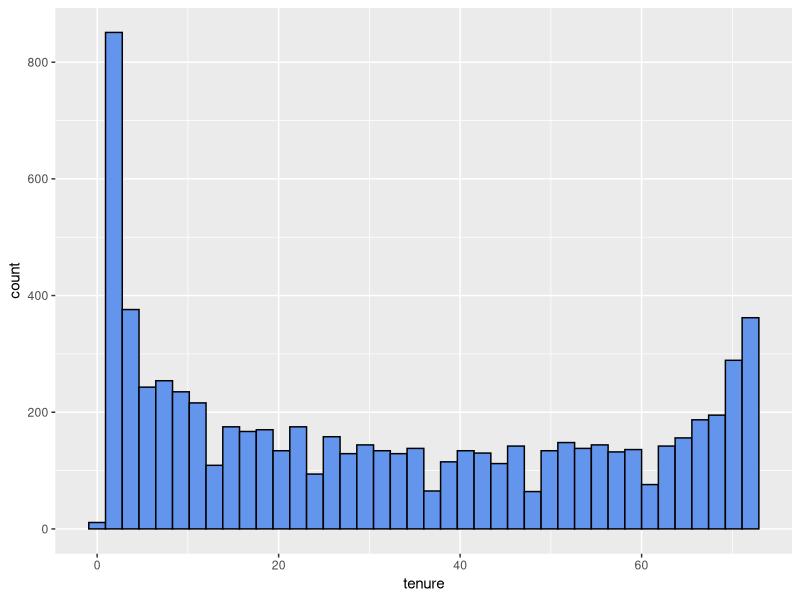
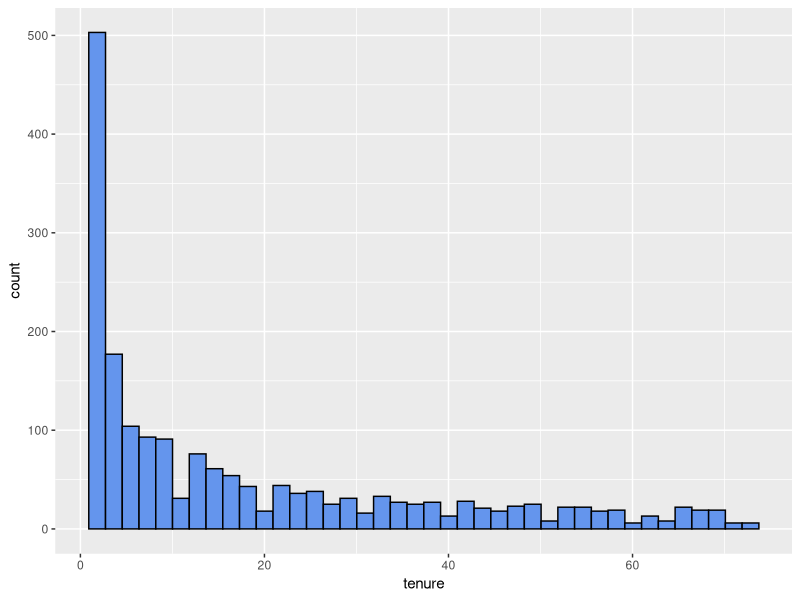
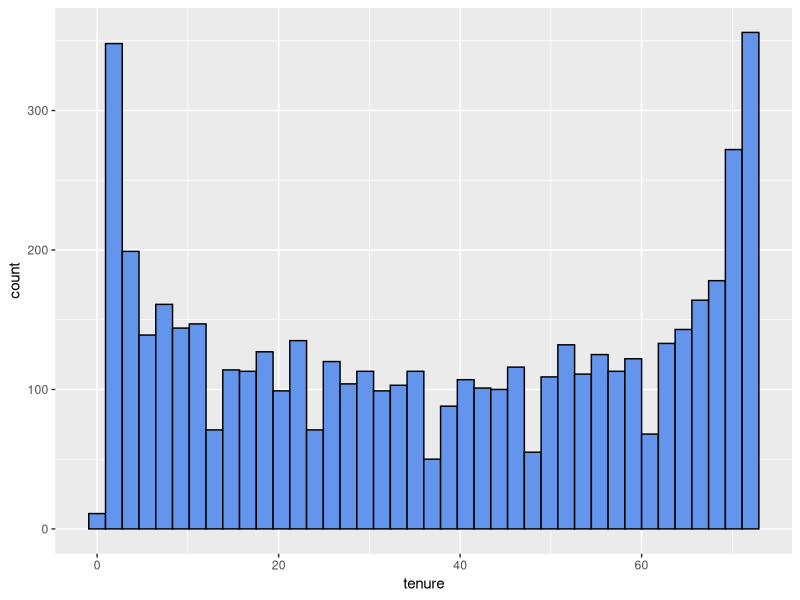
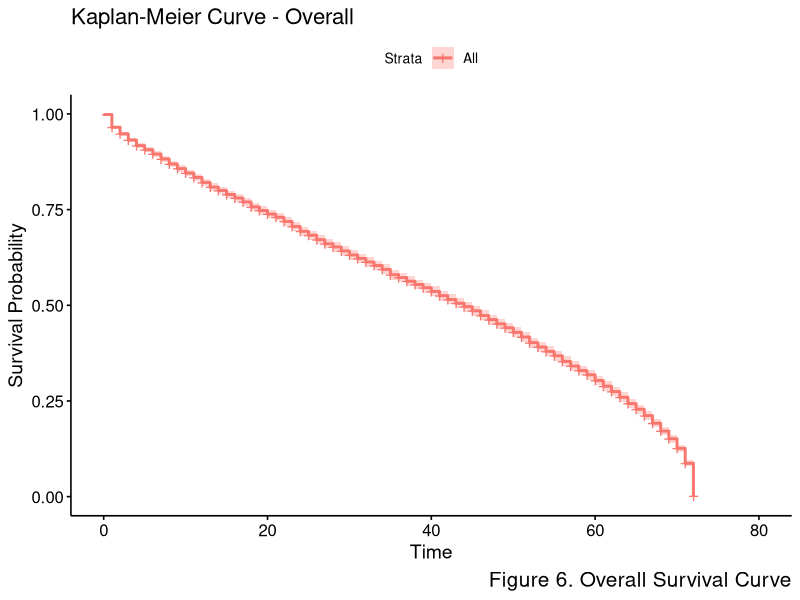
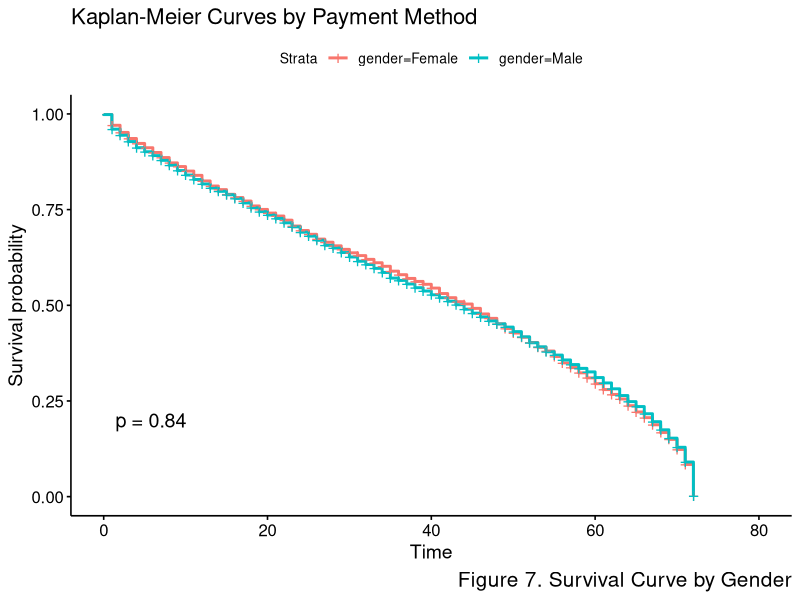
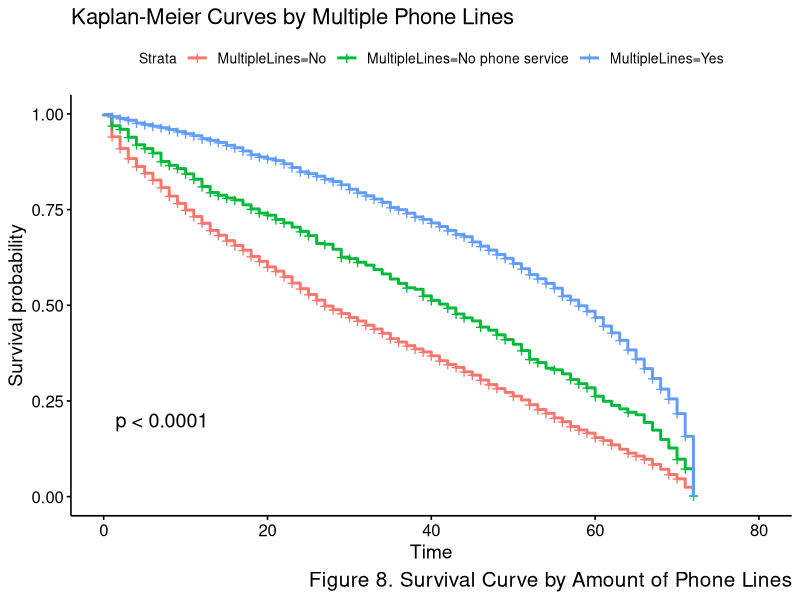
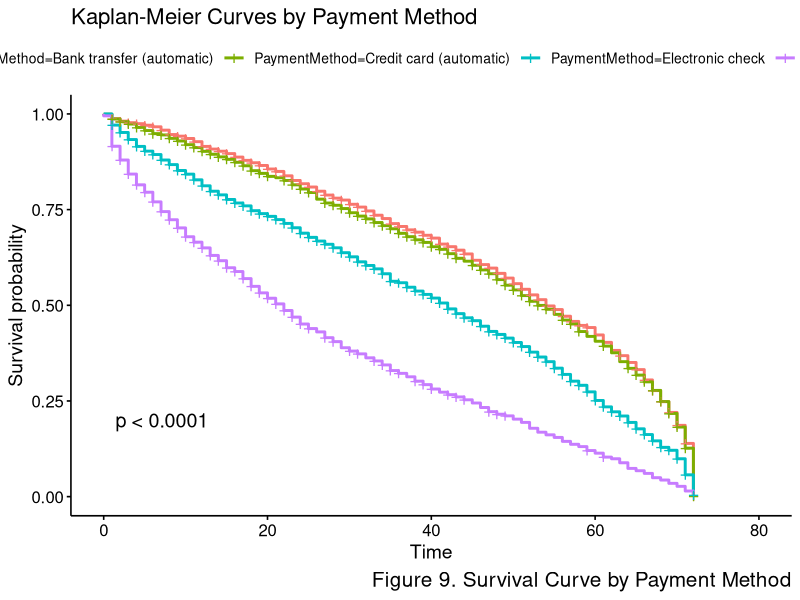
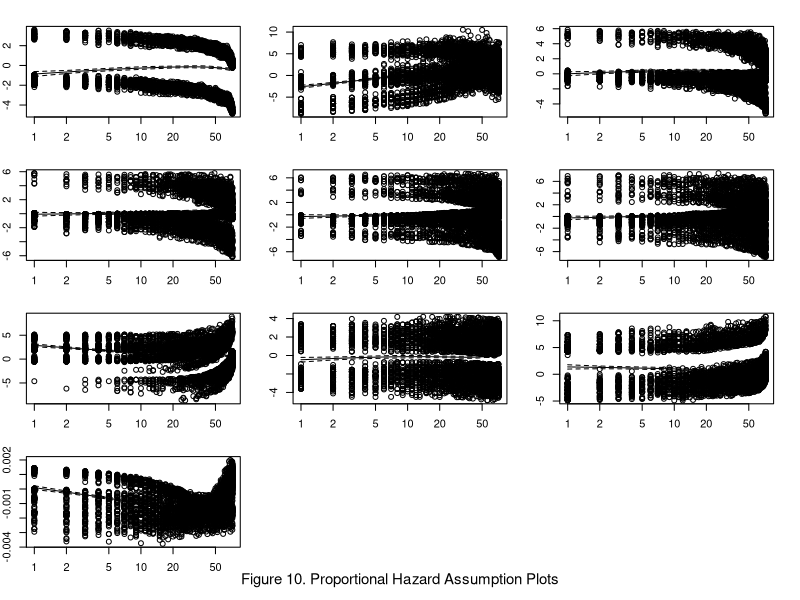

Reproduce these figures in R, in order.
## ---- chunk 1
#| label: library & data set up
#| include: false
#| message: false
#| warning: false

library(tidyverse)
library(here)
library(survival)
library(survminer)

tele <- read_csv(here("data", "Telco-Customer-Churn-Clean.csv"))
## ---- chunk 2
#| label: data exploration
#| include:  false

tele %>%
  ggplot(aes(x = tenure)) +
  geom_histogram(bins = 40, fill = "cornflowerblue", color = "black")
  

tele %>%
  filter(Churn == 0) %>%
  ggplot(aes(x = tenure)) +
  geom_histogram(bins = 40, fill = "cornflowerblue", color = "black")

tele %>%
  filter(Churn == 1) %>%
  ggplot(aes(x = tenure)) +
  geom_histogram(bins = 40, fill = "cornflowerblue", color = "black")
## ---- chunk 3
#| echo: false
km_fit_all <- survfit(Surv(tenure, Churn) ~ 1, data = tele)
ggsurvplot(km_fit_all, 
           data = tele,
           xlab = "Time", 
           ylab = "Survival Probability",
           title = "Kaplan-Meier Curve - Overall",
           caption = "Figure 6. Overall Survival Curve")
## ---- chunk 4
#| echo: false
km_fit_gender <- survfit(Surv(tenure, Churn) ~ gender, data = tele)

ggsurvplot(km_fit_gender, 
           data = tele,
           pval = TRUE,
           title = "Kaplan-Meier Curves by Payment Method",
           caption = "Figure 7. Survival Curve by Gender")
## ---- chunk 5
#| include: false

# the log-rank test
survdiff(Surv(tenure, Churn) ~ gender, data = tele, rho = 0)

print(km_fit_gender, print.rmean = TRUE)
## ---- chunk 6
#| echo: false
km_fit_lines <- survfit(Surv(tenure, Churn) ~ MultipleLines, data = tele)

ggsurvplot(km_fit_lines, 
           data = tele,
           pval = TRUE,
           title = "Kaplan-Meier Curves by Multiple Phone Lines",
           caption = "Figure 8. Survival Curve by Amount of Phone Lines")
## ---- chunk 7
#| include: false
### log-rank test
survdiff(Surv(tenure, Churn) ~ MultipleLines, data = tele, rho = 0)
print(km_fit_lines, print.rmean = TRUE)
## ---- chunk 8
#| echo: false
km_fit_payment <- survfit(Surv(tenure, Churn) ~ PaymentMethod, data = tele)

ggsurvplot(km_fit_payment, 
           data = tele,
           pval = TRUE,
           title = "Kaplan-Meier Curves by Payment Method",
           caption = "Figure 9. Survival Curve by Payment Method")
## ---- chunk 9
#| include: false
survdiff(Surv(tenure, Churn) ~ PaymentMethod, data = tele, rho = 0)

print(km_fit_payment, print.rmean = TRUE)
## ---- chunk 10
#| echo: false
cox_model_full <- coxph(Surv(tenure, Churn) ~ 
                        as.factor(gender) + as.factor(SeniorCitizen) + as.factor(Partner) +
                        as.factor(Dependents) + as.factor(PhoneService) + 
                        as.factor(MultipleLines) + as.factor(InternetService) + 
                        as.factor(OnlineSecurity) + as.factor(OnlineBackup)
                        + as.factor(DeviceProtection) + as.factor(TechSupport) + 
                        as.factor(StreamingTV) + as.factor(StreamingMovies) + 
                        as.factor(Contract) + as.factor(PaperlessBilling) + 
                        as.factor(PaymentMethod) + MonthlyCharges + TotalCharges,
                        data = tele)
anova(cox_model_full)
## ---- chunk 11
#| include: false
dev_resid <- residuals(cox_model_full, type = "deviance")
influential <- which(abs(dev_resid) > 3)
      
dev_resid[influential]


# score_resid <- residuals(cox_model_full, type = "score")
# which(abs(score_resid) > 3)
## ---- chunk 12
#| include: false
cox_model_full <- coxph(Surv(tenure, Churn) ~ 
                        as.factor(gender) + as.factor(SeniorCitizen) + as.factor(Partner) +
                        as.factor(Dependents) + as.factor(PhoneService) + 
                        as.factor(MultipleLines) + as.factor(InternetService) + 
                        as.factor(OnlineSecurity) + as.factor(OnlineBackup)
                        + as.factor(DeviceProtection) + as.factor(TechSupport) + 
                        as.factor(StreamingTV) + as.factor(StreamingMovies) + 
                        as.factor(Contract) + as.factor(PaperlessBilling) + 
                        as.factor(PaymentMethod) + MonthlyCharges + TotalCharges,
                        subset = -c(influential),
                        data = tele)
step_model <- step(cox_model_full, k = 2 ,direction = "both")
## ---- chunk 13
#| echo: false
anova(step_model)
## ---- chunk 14
#| include: false
FinalModel <- coxph(Surv(tenure, Churn) ~ 
                        as.factor(Partner) + as.factor(InternetService) + 
                        as.factor(OnlineSecurity) + as.factor(DeviceProtection) +
                        as.factor(StreamingTV) + as.factor(StreamingMovies) + 
                        as.factor(Contract) + as.factor(PaperlessBilling) + 
                        as.factor(PaymentMethod) + TotalCharges,
                        subset = -c(influential),
                        data = tele)


summary(FinalModel)
## ---- chunk 15
#| include: false
# score_resid <- residuals(FinalModel, type = "score")
# which(abs(score_resid) > 1000)
## ---- chunk 16
#| echo: false
anova(FinalModel)
## ---- chunk 17
#| include: false
anova(cox_model_full, FinalModel)
## ---- chunk 18
#| echo: false
cr.zph <- cox.zph(FinalModel, transform = "log")
cr.zph

par(mfrow = c(4, 3), mar = c(2, 2, 2, 2), oma = c(2, 0, 0, 0)) 
plot(cr.zph)
mtext("Figure 10. Proportional Hazard Assumption Plots", side = 1, outer = TRUE, cex = 0.9)
par(mfrow = c(1, 1))
